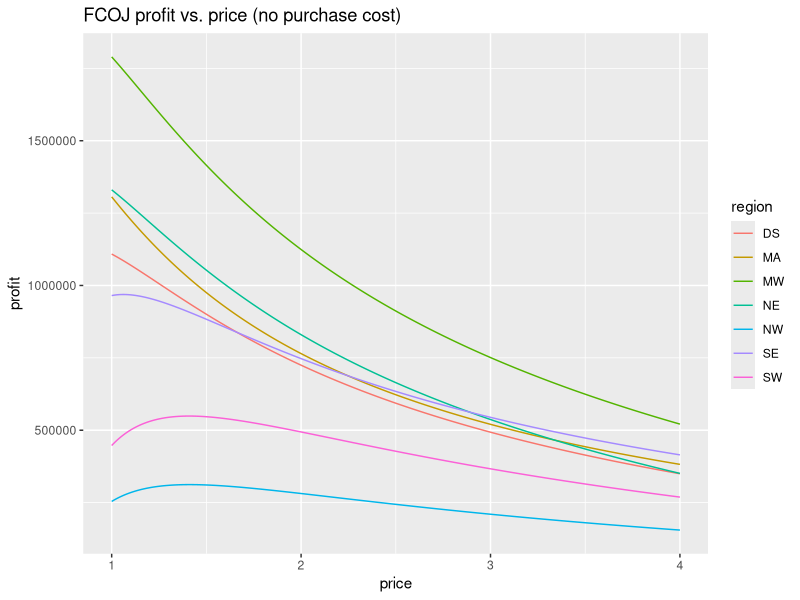
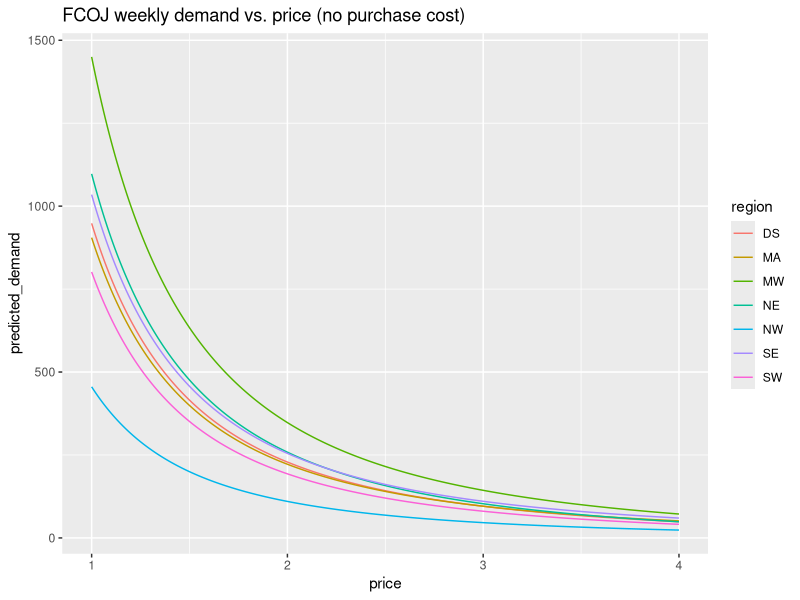
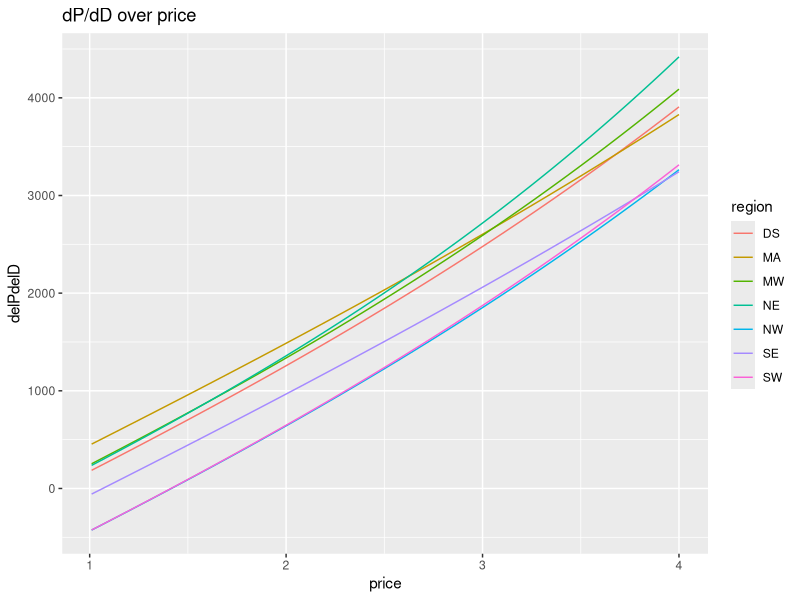
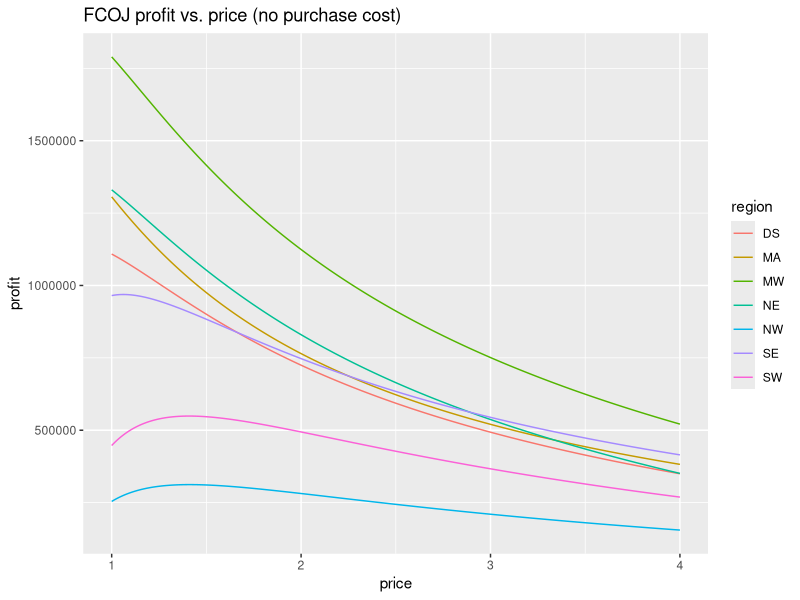
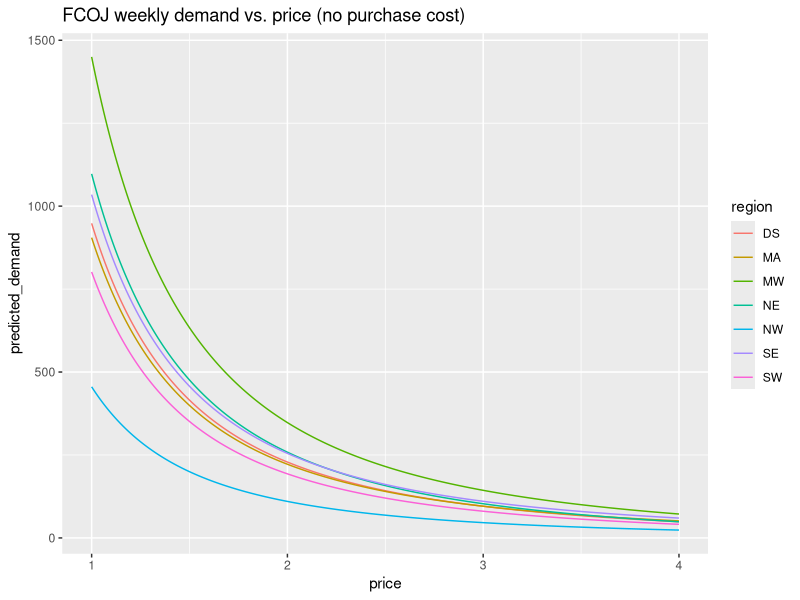

Write R code to recreate these figures, in order.
library(dplyr)
library(ggplot2)

cwd <- getwd()
setwd('..')
all.demands <- read.csv('fit_demand/all_predicted_demands.csv',
    stringsAsFactors=FALSE)
fcoj.demands <- all.demands[all.demands$product == 'FCOJ', ]

fcoj.demands$weekly_revenue <- fcoj.demands$price *
    fcoj.demands$predicted_demand * 2000
fla.to.s35 <- 1522
fla.to.s51 <- 967
fla.to.s59 <- 2961
fla.to.s73 <- 1470
fcoj.demands$fla.to.storage <- c(rep(fla.to.s51, 903),
                                 rep(fla.to.s73, 301),
                                 rep(fla.to.s35, 301),
                                 rep(fla.to.s59, 602))
fcoj.demands$fla.to.storage.cost <- 0.22 *
    fcoj.demands$predicted_demand *
    fcoj.demands$fla.to.storage
closest.storage.dists <- read.csv(
    'fit_demand/region_storage_dists_opt.csv')
fcoj.demands$storage.to.market <- c(rep(479.1429, 301),
                                    rep(286.7647, 301),
                                    rep(712.1667, 301),
                                    rep(368.5909, 301),
                                    rep(413.3750, 301),
                                    rep(659.1250, 301),
                                    rep(659, 301))
fcoj.demands$storage.to.market.cost <- 1.2 *
    fcoj.demands$predicted_demand *
    fcoj.demands$storage.to.market

fcoj.demands$profit <- fcoj.demands$weekly_revenue - (
    fcoj.demands$fla.to.storage.cost +
    fcoj.demands$storage.to.market.cost)

opt <- fcoj.demands %>%
    group_by(region) %>%
        filter(profit==max(profit)) %>%
            select(region, price,
                   predicted_demand, weekly_revenue,
                   profit)

print('Profit - purchase cost')
sum(opt$profit) - (1.12847 * 136000 * 2000 / 48)

# The above needs to be constrained by our demands, which
# need to sum to less than 2834.

# This function takes in a vector of prices
# (NE, MA, SE, MW, DS, NW, SW) and returns a dataframe
# with the relevant revenue and profit.
get.profits <- function(region.prices) {
    ind1 <- which(fcoj.demands$region == 'NE' &
                  fcoj.demands$price == region.prices[1])
    ind2 <- which(fcoj.demands$region == 'MA' &
                  fcoj.demands$price == region.prices[2])
    ind3 <- which(fcoj.demands$region == 'SE' &
                  fcoj.demands$price == region.prices[3])
    ind4 <- which(fcoj.demands$region == 'MW' &
                  fcoj.demands$price == region.prices[4])
    ind5 <- which(fcoj.demands$region == 'DS' &
                  fcoj.demands$price == region.prices[5])
    ind6 <- which(fcoj.demands$region == 'NW' &
                  fcoj.demands$price == region.prices[6])
    ind7 <- which(fcoj.demands$region == 'SW' &
                  fcoj.demands$price == region.prices[7])
    return(fcoj.demands[c(ind1, ind2, ind3, ind4, ind5, ind6, ind7),
                        c(1, 3, 4, 5, ncol(fcoj.demands))])
}

# Try optimal solution and increase the MW price and see
# if we meet the sum(predicted_demand) < 2834 constraint anywhere.
region.prices <- c(1, 1, 1.06, 1, 1, 1.41, 1.41)
p.vec <- unique(fcoj.demands$price)

subopt <- matrix(NA, length(p.vec), 3)
colnames(subopt) <- c('varied_price', 'profit', 'predicted_demand')
i <- 1
for (p in p.vec) {
    region.prices[4] <- p
    df <- get.profits(region.prices)
    subopt[i, ] <- c(p, sum(df$profit), sum(df$predicted_demand))
    i <- i + 1
}

region.prices <- c(1.5, 1.5, 1.5, 1.3, 1.25, 2.5, 2.5)
df <- get.profits(region.prices)
sum(df$profit)
sum(df$predicted_demand)

f <- function(region.prices) {
    df <- get.profits(region.prices)
    return(sum(df$profit))
}
g <- function(region.prices) {
    df <- get.profits(region.prices)
    return(sum(df$predicted_demand))
}

get.obj.const <- function(region.prices) {
    print(f(region.prices))
    print(g(region.prices))
}

# Plot profit as a function of price.  The steepness of curves
# should help us make a quantitative optimization.
setwd(cwd)  
ggplot(fcoj.demands, aes(x=price, y=profit, colour=region)) +
    geom_line() +
    ggtitle('FCOJ profit vs. price (no purchase cost)')
ggsave('FCOJ_profit_vs_price.png', width=10, height=6)
ggplot(fcoj.demands, aes(x=price, y=predicted_demand, colour=region)) +
    geom_line() +
    ggtitle('FCOJ weekly demand vs. price (no purchase cost)')
ggsave('FCOJ_weekly_demand_vs_price.png', width=10, height=6)

diffs <- fcoj.demands %>%
    group_by(region) %>%
        mutate(delD = c(0, diff(predicted_demand)),
               delP = c(0, diff(profit))) %>%
        select(region, price, predicted_demand,
               profit, delD, delP) %>%
        mutate(delPdelD = delP / delD) %>%
        na.omit()

ggplot(diffs, aes(x=price, y=delPdelD, colour=region)) +
    geom_line() +
    ggtitle('dP/dD over price')


# Best so far:
get.obj.const(c(1.5, 1.5, 1.53, 1.38, 1.4, 2.1, 2))

# [1] 6112246
# [1] 2836.821

prices <- c(1.5, 1.5, 1.53, 1.38, 1.4, 2.1, 2)
regions <- unique(fcoj.demands$region)

optimal.fcoj <- data.frame(
    matrix(NA, length(prices), ncol(fcoj.demands)))
colnames(optimal.fcoj) <- colnames(fcoj.demands)

for (i in 1:length(prices)) {
    optimal.fcoj[i, ] <- fcoj.demands[
        fcoj.demands$region == regions[i] &
        fcoj.demands$price == prices[i],]
}

write.csv(optimal.fcoj, 'optimal_fcoj_136k.csv',
          quote=FALSE, row.names=FALSE)